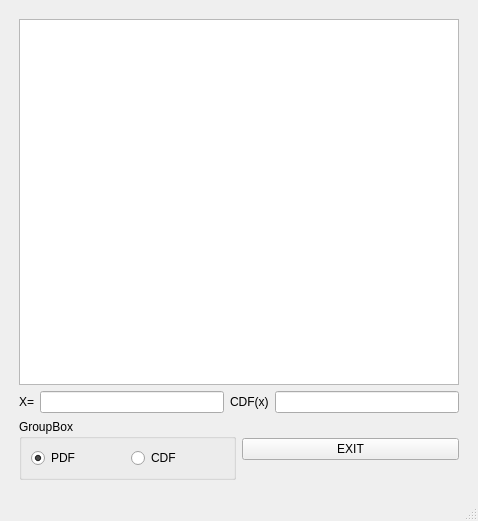
<?xml version="1.0" encoding="UTF-8"?>
<ui version="4.0">
 <class>MainWindow</class>
 <widget class="QMainWindow" name="MainWindow">
  <property name="geometry">
   <rect>
    <x>0</x>
    <y>0</y>
    <width>478</width>
    <height>521</height>
   </rect>
  </property>
  <property name="windowTitle">
   <string>MainWindow</string>
  </property>
  <widget class="QWidget" name="centralwidget">
   <layout class="QVBoxLayout" name="verticalLayout_2">
    <item>
     <layout class="QVBoxLayout" name="verticalLayout" stretch="3,1,3">
      <property name="leftMargin">
       <number>10</number>
      </property>
      <property name="topMargin">
       <number>10</number>
      </property>
      <property name="rightMargin">
       <number>10</number>
      </property>
      <property name="bottomMargin">
       <number>10</number>
      </property>
      <item>
       <widget class="PlotWidget" name="gView"/>
      </item>
      <item>
       <layout class="QHBoxLayout" name="horizontalLayout" stretch="0,0,0,0">
        <item>
         <widget class="QLabel" name="label">
          <property name="text">
           <string>X=</string>
          </property>
         </widget>
        </item>
        <item>
         <widget class="QLineEdit" name="lineEdit_x"/>
        </item>
        <item>
         <widget class="QLabel" name="label_2">
          <property name="text">
           <string>CDF(x)</string>
          </property>
         </widget>
        </item>
        <item>
         <widget class="QLineEdit" name="lineEdit_cdf"/>
        </item>
       </layout>
      </item>
      <item>
       <layout class="QHBoxLayout" name="horizontalLayout_3">
        <item>
         <widget class="QGroupBox" name="groupBox">
          <property name="title">
           <string>GroupBox</string>
          </property>
          <property name="checkable">
           <bool>false</bool>
          </property>
          <layout class="QHBoxLayout" name="horizontalLayout_4">
           <item>
            <layout class="QHBoxLayout" name="horizontalLayout_2">
             <item>
              <widget class="QRadioButton" name="radioBut_PDF">
               <property name="text">
                <string>PDF</string>
               </property>
               <property name="checkable">
                <bool>true</bool>
               </property>
               <property name="checked">
                <bool>true</bool>
               </property>
              </widget>
             </item>
             <item>
              <widget class="QRadioButton" name="radioBut_cdf">
               <property name="text">
                <string>CDF</string>
               </property>
              </widget>
             </item>
            </layout>
           </item>
          </layout>
         </widget>
        </item>
        <item>
         <widget class="QPushButton" name="pushBtn_exit">
          <property name="text">
           <string>EXIT</string>
          </property>
         </widget>
        </item>
       </layout>
      </item>
     </layout>
    </item>
   </layout>
  </widget>
  <widget class="QMenuBar" name="menubar">
   <property name="geometry">
    <rect>
     <x>0</x>
     <y>0</y>
     <width>478</width>
     <height>36</height>
    </rect>
   </property>
  </widget>
  <widget class="QStatusBar" name="statusbar"/>
 </widget>
 <customwidgets>
  <customwidget>
   <class>PlotWidget</class>
   <extends>QGraphicsView</extends>
   <header location="global">pyqtgraph</header>
   <container>1</container>
  </customwidget>
 </customwidgets>
 <resources/>
 <connections/>
</ui>
